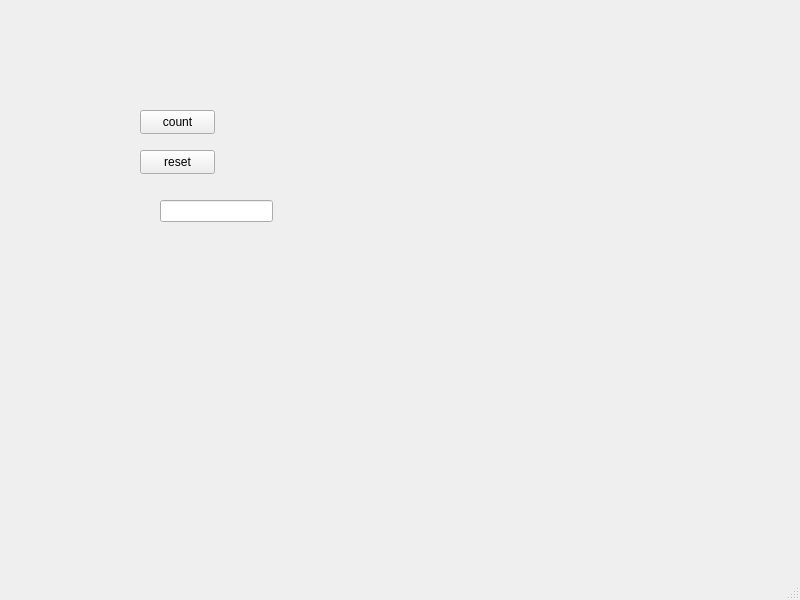
<?xml version="1.0" encoding="UTF-8"?>
<ui version="4.0">
 <class>laskin</class>
 <widget class="QMainWindow" name="laskin">
  <property name="geometry">
   <rect>
    <x>0</x>
    <y>0</y>
    <width>800</width>
    <height>600</height>
   </rect>
  </property>
  <property name="windowTitle">
   <string>laskin</string>
  </property>
  <widget class="QWidget" name="centralwidget">
   <widget class="QPushButton" name="count">
    <property name="geometry">
     <rect>
      <x>140</x>
      <y>110</y>
      <width>75</width>
      <height>24</height>
     </rect>
    </property>
    <property name="text">
     <string>count</string>
    </property>
   </widget>
   <widget class="QPushButton" name="reset">
    <property name="geometry">
     <rect>
      <x>140</x>
      <y>150</y>
      <width>75</width>
      <height>24</height>
     </rect>
    </property>
    <property name="text">
     <string>reset</string>
    </property>
   </widget>
   <widget class="QLineEdit" name="lineEdit">
    <property name="geometry">
     <rect>
      <x>160</x>
      <y>200</y>
      <width>113</width>
      <height>22</height>
     </rect>
    </property>
   </widget>
  </widget>
  <widget class="QMenuBar" name="menubar">
   <property name="geometry">
    <rect>
     <x>0</x>
     <y>0</y>
     <width>800</width>
     <height>22</height>
    </rect>
   </property>
  </widget>
  <widget class="QStatusBar" name="statusbar"/>
 </widget>
 <resources/>
 <connections/>
</ui>
